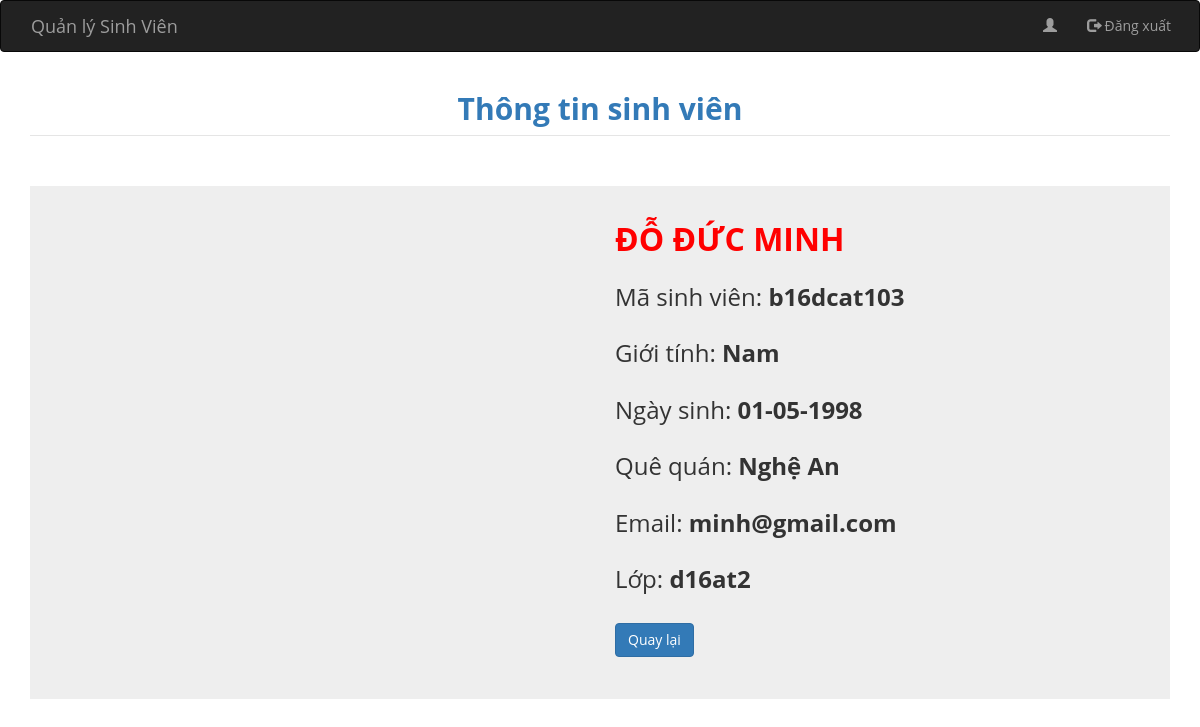
Page /show-sv.php?detail_sv=b16dcat103 on the committed database.
### tables this page shows
CREATE TABLE `sinhvien` (
  `MaSV` varchar(15) NOT NULL,
  `HoTen` varchar(50) NOT NULL,
  `GioiTinh` varchar(15) NOT NULL,
  `NgaySinh` date NOT NULL,
  `QueQuan` varchar(50) NOT NULL,
  `Email` varchar(50) NOT NULL,
  `MaLop` varchar(15) NOT NULL,
  `Anh` varchar(50) NOT NULL
);

CREATE TABLE `lop` (
  `MaLop` varchar(15) NOT NULL,
  `TenLop` varchar(50) NOT NULL
);

### show-sv.php (the view, shortened to what this page needs)
<?php
include_once "connect-to-sql.php";
if (isset($_GET['detail_sv'])) {
    $detail_sv = $_GET['detail_sv'];
    $detail_sinhvien = $connection->query("select * from sinhvien where MaSV = '" . $detail_sv . "'");
    $detail_sinhvien = $detail_sinhvien->fetch_assoc();
    $lop = $connection->query("select * from lop where MaLop = '" . $detail_sinhvien['MaLop'] . "'")->fetch_assoc();
} else {
    header("Location: index.php");
}
?>
<!DOCTYPE html>
<html lang="en">
<head>
    <link rel="stylesheet" href="https://maxcdn.bootstrapcdn.com/bootstrap/3.4.0/css/bootstrap.min.css">
    <link rel="stylesheet" href="https://stackpath.bootstrapcdn.com/font-awesome/4.7.0/css/font-awesome.min.css">
    <link rel="stylesheet" href="public/css/bootstrap.min.css">
    <link rel="stylesheet" type="text/css" href="public/css/datatables.min.css"/>
    <link rel="stylesheet" type="text/css" href="public/css/detail_product.css"/>
</head>
<body>
  <nav class="navbar navbar-inverse container-fluid">
    <div class="container">
      <div class="navbar-header">
        <a class="navbar-brand" href="http://localhost:8888/qlsv/">Quản lý Sinh Viên</a>
    </div>
    <ul class="nav navbar-nav navbar-right">
<li><a href="#"><span class="glyphicon glyphicon-user"></span><?php echo $_SESSION["Admin"]; ?>  </a></li>
            <li><a href="logout.php"><span class="glyphicon glyphicon-log-out"></span> Đăng xuất</a></li>
        </ul>
    </div>
</nav>
<div class="container">
    <div class="row">
        <div class="col-md-12">
            <h2 class="text-center text-primary"><b>Thông tin sinh viên</b></h2>
        </div>
    </div>
    <legend></legend>
    <div class="card">
        <div class="container-fliud">
            <div class="wrapper row">
                <div class="preview col-md-6">
                    <div class="preview-pic tab-content">
                        <div class="tab-pane active" id="pic-1"><img src="<?= $detail_sinhvien['Anh']?>"/></div>
                    </div>
                </div>
                <div class="details col-md-6">
                    <p class="price" style="color: red;font-size: xx-large;"><?= $detail_sinhvien['HoTen']?></p>
                    <h3 class="">Mã sinh viên: <b><?= $detail_sinhvien['MaSV']?></b></h3>
                    <h3 class="">Giới tính: <b><?= $detail_sinhvien['GioiTinh'] ?></b></h3>
                    <h3 class="">Ngày sinh: <b><?php $d=strtotime($detail_sinhvien['NgaySinh']);
                    echo date("d-m-Y", $d); ?></b></span></h3>
                    <h3 class="">Quê quán: <b><?= $detail_sinhvien['QueQuan'] ?></b></h3>
                    <h3 class="">Email: <b><?= $detail_sinhvien['Email'] ?></b></h3>
                    <h3 class="">Lớp: <b><?= $lop['TenLop'] ?></b></h3><br>
                    <a href="index.php"><button type="button" class="btn btn-primary">Quay lại</button></a>
                </div>
            </div>
        </div>
    </div>
</body>
</html>

### public/css/detail_product.css (style rules this page uses)
body { font-family: 'open sans'; overflow-x: hidden; }
.preview { display: -webkit-box; display: -webkit-flex; display: -ms-flexbox; display: flex; -webkit-box-orient: vertical; -webkit-box-direction: normal; -webkit-flex-direction: column; -ms-flex-direction: column; flex-direction: column; }
.preview-pic { -webkit-box-flex: 1; -webkit-flex-grow: 1; -ms-flex-positive: 1; flex-grow: 1; }
.tab-content { overflow: hidden; }
.card { margin-top: 50px; background: #eee; padding: 3em; line-height: 1.5em; }
@media screen and (min-width: 997px) { .wrapper { display: -webkit-box; display: -webkit-flex; display: -ms-flexbox; display: flex; } }
.details { display: -webkit-box; display: -webkit-flex; display: -ms-flexbox; display: flex; -webkit-box-orient: vertical; -webkit-box-direction: normal; -webkit-flex-direction: column; -ms-flex-direction: column; flex-direction: column; }
.product-title, .price, .sizes, .colors { text-transform: UPPERCASE; font-weight: bold; font-size: xx-large; }
.product-title, .rating, .product-description, .price, .vote, .sizes { margin-bottom: 15px; }

### rows in the picture
sinhvien: HoTen "ĐỖ ĐỨC MINH", MaSV "b16dcat103", GioiTinh "Nam", NgaySinh "01-05-1998", QueQuan "Nghệ An", Email "minh@gmail.com"
lop: TenLop "d16at2"
